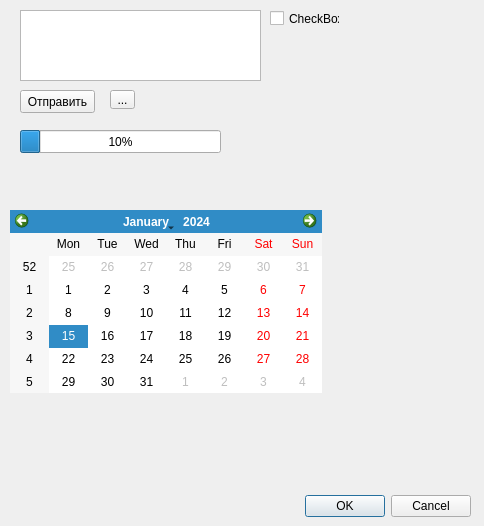
<?xml version="1.0" encoding="UTF-8"?>
<ui version="4.0">
 <class>Dialog</class>
 <widget class="QDialog" name="Dialog">
  <property name="geometry">
   <rect>
    <x>0</x>
    <y>0</y>
    <width>484</width>
    <height>526</height>
   </rect>
  </property>
  <property name="windowTitle">
   <string>Dialog</string>
  </property>
  <widget class="QDialogButtonBox" name="buttonBox">
   <property name="geometry">
    <rect>
     <x>130</x>
     <y>490</y>
     <width>341</width>
     <height>32</height>
    </rect>
   </property>
   <property name="orientation">
    <enum>Qt::Horizontal</enum>
   </property>
   <property name="standardButtons">
    <set>QDialogButtonBox::Cancel|QDialogButtonBox::Ok</set>
   </property>
  </widget>
  <widget class="QPushButton" name="pushButton">
   <property name="geometry">
    <rect>
     <x>20</x>
     <y>90</y>
     <width>75</width>
     <height>23</height>
    </rect>
   </property>
   <property name="text">
    <string>Отправить</string>
   </property>
  </widget>
  <widget class="QToolButton" name="toolButton">
   <property name="geometry">
    <rect>
     <x>110</x>
     <y>90</y>
     <width>25</width>
     <height>19</height>
    </rect>
   </property>
   <property name="text">
    <string>...</string>
   </property>
  </widget>
  <widget class="QTextEdit" name="textEdit">
   <property name="geometry">
    <rect>
     <x>20</x>
     <y>10</y>
     <width>241</width>
     <height>71</height>
    </rect>
   </property>
  </widget>
  <widget class="QCalendarWidget" name="calendarWidget">
   <property name="geometry">
    <rect>
     <x>10</x>
     <y>210</y>
     <width>312</width>
     <height>183</height>
    </rect>
   </property>
  </widget>
  <widget class="QCheckBox" name="checkBox">
   <property name="geometry">
    <rect>
     <x>270</x>
     <y>10</y>
     <width>70</width>
     <height>17</height>
    </rect>
   </property>
   <property name="text">
    <string>CheckBox</string>
   </property>
  </widget>
  <widget class="QProgressBar" name="progressBar">
   <property name="geometry">
    <rect>
     <x>20</x>
     <y>130</y>
     <width>201</width>
     <height>23</height>
    </rect>
   </property>
   <property name="value">
    <number>10</number>
   </property>
  </widget>
 </widget>
 <resources/>
 <connections>
  <connection>
   <sender>buttonBox</sender>
   <signal>accepted()</signal>
   <receiver>Dialog</receiver>
   <slot>accept()</slot>
   <hints>
    <hint type="sourcelabel">
     <x>248</x>
     <y>254</y>
    </hint>
    <hint type="destinationlabel">
     <x>157</x>
     <y>274</y>
    </hint>
   </hints>
  </connection>
  <connection>
   <sender>buttonBox</sender>
   <signal>rejected()</signal>
   <receiver>Dialog</receiver>
   <slot>reject()</slot>
   <hints>
    <hint type="sourcelabel">
     <x>316</x>
     <y>260</y>
    </hint>
    <hint type="destinationlabel">
     <x>286</x>
     <y>274</y>
    </hint>
   </hints>
  </connection>
 </connections>
</ui>
